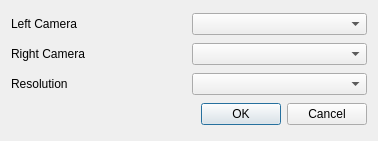
<?xml version="1.0" encoding="UTF-8"?>
<ui version="4.0">
 <class>CameraSetupDialog</class>
 <widget class="QDialog" name="CameraSetupDialog">
  <property name="geometry">
   <rect>
    <x>0</x>
    <y>0</y>
    <width>378</width>
    <height>141</height>
   </rect>
  </property>
  <property name="windowTitle">
   <string>Camera Setup</string>
  </property>
  <layout class="QHBoxLayout" name="horizontalLayout_4">
   <item>
    <layout class="QVBoxLayout" name="verticalLayout">
     <item>
      <layout class="QHBoxLayout" name="horizontalLayout">
       <item>
        <widget class="QLabel" name="label">
         <property name="text">
          <string>Left Camera</string>
         </property>
        </widget>
       </item>
       <item>
        <widget class="QComboBox" name="cameraLeft_cb"/>
       </item>
      </layout>
     </item>
     <item>
      <layout class="QHBoxLayout" name="horizontalLayout_2">
       <item>
        <widget class="QLabel" name="label_2">
         <property name="text">
          <string>Right Camera</string>
         </property>
        </widget>
       </item>
       <item>
        <widget class="QComboBox" name="cameraRight_cb"/>
       </item>
      </layout>
     </item>
     <item>
      <layout class="QHBoxLayout" name="horizontalLayout_3">
       <item>
        <widget class="QLabel" name="label_3">
         <property name="text">
          <string>Resolution</string>
         </property>
        </widget>
       </item>
       <item>
        <widget class="QComboBox" name="resolution_cb"/>
       </item>
      </layout>
     </item>
     <item>
      <widget class="QDialogButtonBox" name="buttonBox">
       <property name="orientation">
        <enum>Qt::Horizontal</enum>
       </property>
       <property name="standardButtons">
        <set>QDialogButtonBox::Cancel|QDialogButtonBox::Ok</set>
       </property>
      </widget>
     </item>
    </layout>
   </item>
  </layout>
 </widget>
 <resources/>
 <connections>
  <connection>
   <sender>buttonBox</sender>
   <signal>accepted()</signal>
   <receiver>CameraSetupDialog</receiver>
   <slot>accept()</slot>
   <hints>
    <hint type="sourcelabel">
     <x>248</x>
     <y>254</y>
    </hint>
    <hint type="destinationlabel">
     <x>157</x>
     <y>274</y>
    </hint>
   </hints>
  </connection>
  <connection>
   <sender>buttonBox</sender>
   <signal>rejected()</signal>
   <receiver>CameraSetupDialog</receiver>
   <slot>reject()</slot>
   <hints>
    <hint type="sourcelabel">
     <x>316</x>
     <y>260</y>
    </hint>
    <hint type="destinationlabel">
     <x>286</x>
     <y>274</y>
    </hint>
   </hints>
  </connection>
 </connections>
</ui>
